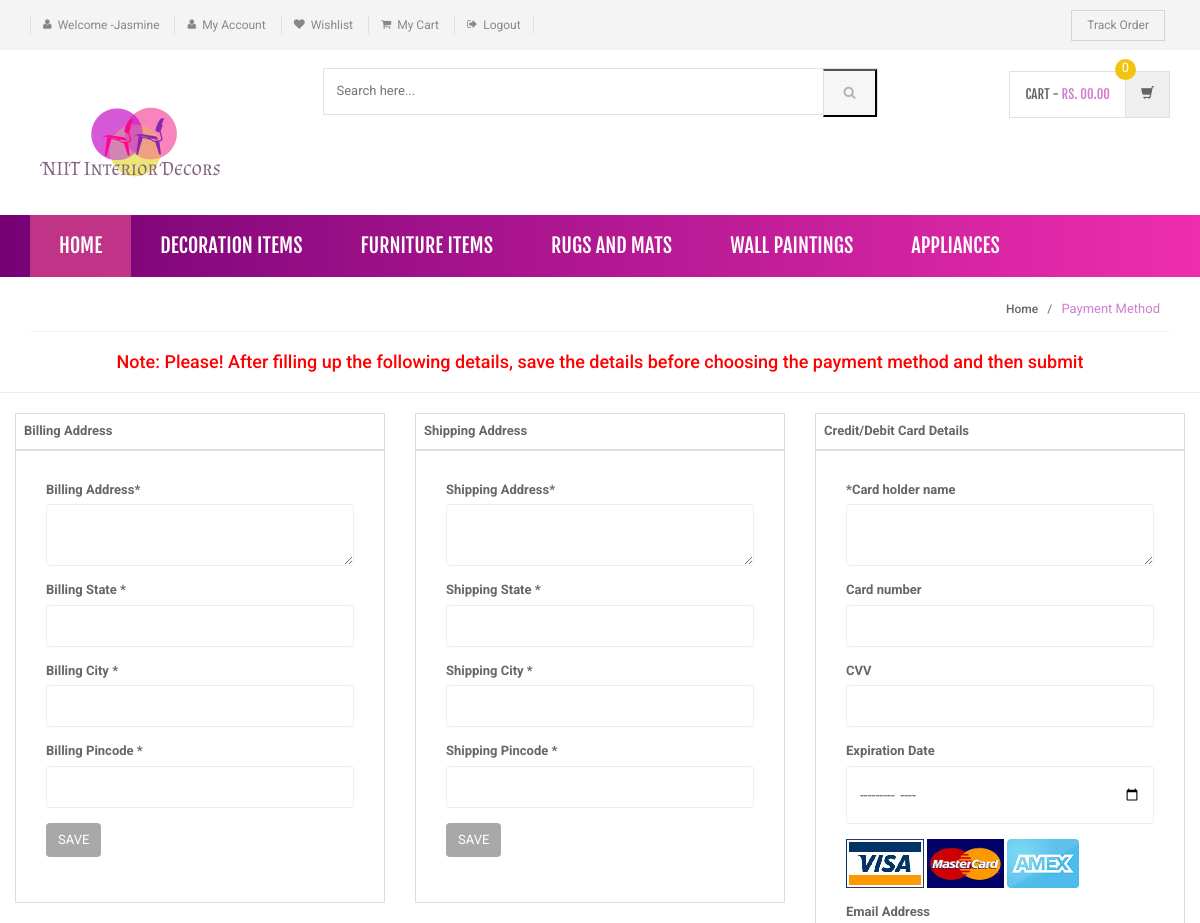
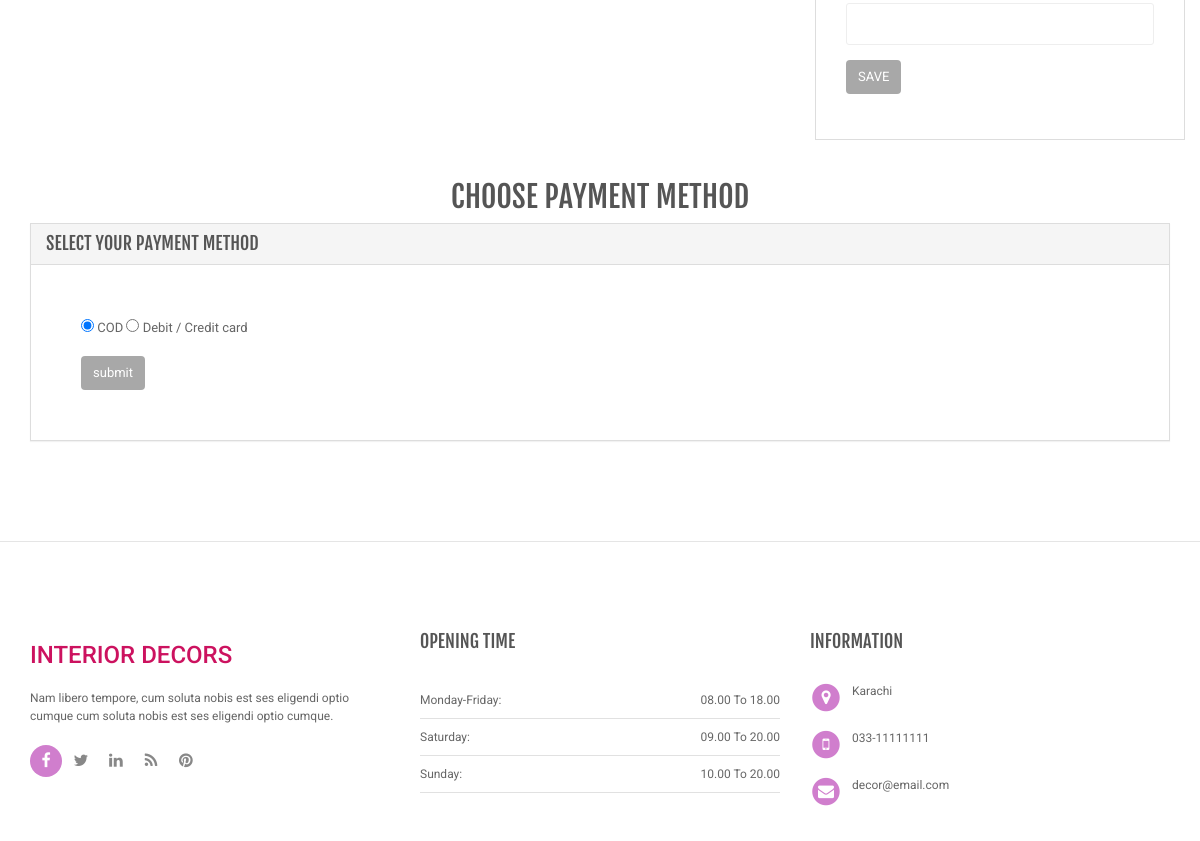
Page /payment-method.php (signed in) on the committed database (2 pictures, top to bottom).
### tables this page shows
CREATE TABLE `category` (
  `id` int(11) NOT NULL,
  `categoryName` varchar(255) DEFAULT NULL,
  `categoryDescription` longtext,
  `creationDate` timestamp NOT NULL DEFAULT CURRENT_TIMESTAMP,
  `updationDate` varchar(255) DEFAULT NULL
);

CREATE TABLE `users` (
  `id` int(11) NOT NULL,
  `name` varchar(255) DEFAULT NULL,
  `email` varchar(255) DEFAULT NULL,
  `contactno` bigint(11) DEFAULT NULL,
  `password` varchar(255) DEFAULT NULL,
  `regDate` date DEFAULT NULL
);

### includes/menu-bar.php (the view, shortened to what this page needs)
<div class="header-nav animate-dropdown main-new" >
    <div class="container">
        <div class="yamm navbar navbar-default" role="navigation" >
            <div class="nav-bg-class" >
                <div class="navbar-collapse collapse" id="mc-horizontal-menu-collapse">
	<div class="nav-outer">
		<ul class="nav navbar-nav" >
			<li class="active dropdown yamm-fw">
				<a href="index.php" data-hover="dropdown" class="dropdown-toggle main-item">Home</a>
			</li>
              <?php $sql=mysqli_query($con,"select id,categoryName from category limit 6;");
while($row=mysqli_fetch_array($sql))
{
    ?>
			<li class="dropdown yamm">
				<a href="category.php?cid=<?php echo $row['id'];?>"> <?php echo $row['categoryName'];?></a>
			</li>
			<?php } ?>
		</ul>
		<div class="clearfix"></div>
	</div>
</div>
            </div>
        </div>
    </div>
</div>

### payment-method.php (shortened to what this page needs)
<?php
include('includes/config.php');
if(strlen($_SESSION['login'])==0)
    {
header('location:login.php');
}
else{
?>
<!DOCTYPE html>
<html lang="en">
	<head>
	    <link rel="stylesheet" href="assets/css/bootstrap.min.css">
	    <link rel="stylesheet" href="assets/css/main.css">
	    <link rel="stylesheet" href="assets/css/green.css">
	    <link rel="stylesheet" href="assets/css/owl.carousel.css">
		<link rel="stylesheet" href="assets/css/owl.transitions.css">
		<link href="assets/css/lightbox.css" rel="stylesheet">
		<link rel="stylesheet" href="assets/css/animate.min.css">
		<link rel="stylesheet" href="assets/css/rateit.css">
		<link rel="stylesheet" href="assets/css/bootstrap-select.min.css">
		<link rel="stylesheet" href="assets/css/config.css">
		<link href="assets/css/green.css" rel="alternate stylesheet" title="Green color">
		<link href="assets/css/blue.css" rel="alternate stylesheet" title="Blue color">
		<link href="assets/css/red.css" rel="alternate stylesheet" title="Red color">
		<link href="assets/css/orange.css" rel="alternate stylesheet" title="Orange color">
		<link href="assets/css/dark-green.css" rel="alternate stylesheet" title="Darkgreen color">
		<link rel="stylesheet" href="assets/css/font-awesome.min.css">
	</head>
    <body class="cnt-home">
<header class="header-style-1">
<?php include('includes/top-header.php');?>
<?php include('includes/main-header.php');?>
<?php include('includes/menu-bar.php');?>
</header>
<div class="breadcrumb">
	<div class="container">
		<div class="breadcrumb-inner">
			<ul class="list-inline list-unstyled">
				<li><a href="index.php">Home</a></li>
				<li class='active'>Payment Method</li>
			</ul>
		</div>
	</div>
</div>
<div>
    <h4 style="color:red" class="text-center">Note: Please! After filling up the following details, save the details before choosing the payment method and then submit </h4>
    <hr>
</div>
<div class="col-md-4 col-sm-12 estimate-ship-tax">
    <table class="table table-bordered">
        <thead>
        <tr>
            <th>
                <span class="estimate-title">Billing Address</span>
            </th>
        </tr>
        </thead>
        <tbody>
        <tr>
            <td>
                <div class="form-group">
                    <?php
                    $query=mysqli_query($con,"select * from users where id='".$_SESSION['id']."'");
                    while($row=mysqli_fetch_array($query))
                    {
                        ?>
                        <?php
                        include('includes/config.php');
                        mysqli_query($con,"insert into billingdetails(userid,billingaddress,bilingstate ,billingcity ,billingpincode) values('".$_SESSION['id']."','$billingaddress','$bilingstate ','$billingcity','$billingpincode')");
                        ?>
                        <form action="" method="post">
                            <div class="form-group">
                                <label class="info-title" for="Billing Address">Billing Address<span>*</span></label>
                                <textarea class="form-control unicase-form-control text-input"  name="billingaddress" required="required"><?php echo $row['billingAddress'];?></textarea>
                            </div>
                            <div class="form-group">
                                <label class="info-title" for="Billing State ">Billing State  <span>*</span></label>
                                <input type="text" class="form-control unicase-form-control text-input" id="bilingstate" name="bilingstate" value="<?php echo $row['billingState'];?>" required>
                            </div>
                            <div class="form-group">
                                <label class="info-title" for="Billing City">Billing City <span>*</span></label>
                                <input type="text" class="form-control unicase-form-control text-input" id="billingcity" name="billingcity" required="required" value="<?php echo $row['billingCity'];?>" >
                            </div>
                            <div class="form-group">
                                <label class="info-title" for="Billing Pincode">Billing Pincode <span>*</span></label>
                                <input type="text" class="form-control unicase-form-control text-input" id="billingpincode" name="billingpincode" required="required" value="<?php echo $row['billingPincode'];?>" >
                            </div>
                            <button type="submit" name="reg" class="btn-upper btn btn-primary checkout-page-button">Save</button>
                        </form>
                        <?php } ?>
                </div>
            </td>
        </tr>
        </tbody>
    </table>
</div>
<div class="col-md-4 col-sm-12 estimate-ship-tax">
    <table class="table table-bordered">
        <thead>
        <tr>
            <th>
                <span class="estimate-title">Shipping Address</span>
            </th>
        </tr>
        </thead>
        <tbody>
        <tr>
            <td>
                <div class="form-group">
                    <?php
                    $query=mysqli_query($con,"select * from users where id='".$_SESSION['id']."'");
                    while($row=mysqli_fetch_array($query))
                    {
                        ?>
                    <?php
                    include('includes/config.php');
                    mysqli_query($con,"insert into shippingdetails(userid,shippingaddress,shippingstate ,shippingcity ,shippingpincode) values('".$_SESSION['id']."','$shippingaddress','$shippingstate ','$shippingcity','$shippingpincode')");
                    ?>
                    <form action="" method="post">
                        <div class="form-group">
                            <label class="info-title" for="Shipping Address">Shipping Address<span>*</span></label>
                            <textarea class="form-control unicase-form-control text-input"  name="shippingaddress" required="required"><?php echo $row['shippingAddress'];?></textarea>
                        </div>
                        <div class="form-group">
                            <label class="info-title" for="Billing State ">Shipping State  <span>*</span></label>
                            <input type="text" class="form-control unicase-form-control text-input" id="shippingstate" name="shippingstate" value="<?php echo $row['shippingState'];?>" required>
                        </div>
                        <div class="form-group">
                            <label class="info-title" for="Billing City">Shipping City <span>*</span></label>
                            <input type="text" class="form-control unicase-form-control text-input" id="shippingcity" name="shippingcity" required="required" value="<?php echo $row['shippingCity'];?>" >
                        </div>
                        <div class="form-group">
                            <label class="info-title" for="Billing Pincode">Shipping Pincode <span>*</span></label>
                            <input type="text" class="form-control unicase-form-control text-input" id="shippingpincode" name="shippingpincode" required="required" value="<?php echo $row['shippingPincode'];?>" >
                        </div>
                        <button type="submit" name="reg" class="btn-upper btn btn-primary checkout-page-button">Save</button>
                    </form>
                    <?php } ?>
                </div>
            </td>
        </tr>
        </tbody>
    </table>
</div>
<div class="col-md-4 col-sm-12 estimate-ship-tax">
    <table class="table table-bordered">
        <thead>
        <tr>
            <th>
                <span class="estimate-title">Credit/Debit Card Details</span>
            </th>
        </tr>
        </thead>
        <tbody>
        <tr>
            <td>
                <div class="form-group">
                    <?php
                    $query=mysqli_query($con,"select * from users where id='".$_SESSION['id']."'");
                    while($row=mysqli_fetch_array($query))
                    {
                        ?>
                        <form action="" method="post">
                            <div class="form-group">
                                <label class="info-title" for="Cardholdername"><span>*</span>Card holder name</label>
                                <textarea class="form-control unicase-form-control text-input"  name="Cardholdername" required ><?php echo $row['Cardholdername'];?></textarea>
                            </div>
                            <div class="form-group">
                                <label class="info-title" for="Cardnumber">Card number </label>
                                <input type="text" class="form-control unicase-form-control text-input" id="Cardnumber" name="Cardnumber" pattern ="[0-9]{4}-[0-9]{4}-[0-9]{4}-[0-9]{4}" required value="<?php echo $row['Cardnumber'];?>">
                            </div>
                            <div class="form-group">
                                <label class="info-title" for="CVV">CVV </label>
                                <input type="text" class="form-control unicase-form-control text-input" id="CVV" name="CVV"  required value="<?php echo $row['CVV'];?>" >
                            </div>
                            <div class="form-group">
                                <label class="info-title" for="ExpirationDate">Expiration Date </label>
                                <input type="month" class="form-control unicase-form-control text-input" id="" name="ExpirationDate"  required value="<?php echo $row['ExpirationDate'];?>" >
                            </div>
                            <div class="form-group" id="credit_cards">
                                <img src="assets/images/visa.jpg" id="visa">
                                <img src="assets/images/mastercard.jpg" id="mastercard">
                                <img src="assets/images/amex.jpg" id="amex">
                            </div>
                            <div class="form-group">
                                <label class="info-title" for="EmailAddress">Email Address</label>
                                <input type="email" class="form-control unicase-form-control text-input" id="EmailAddress" name="EmailAddress" required value="<?php echo $row['EmailAddress'];?>" >
                            </div>
                            <button name="reg" type="submit" class="btn-upper btn btn-primary checkout-page-button">save</button>
                        </form>
                    <?php } ?>
                </div>
            </td>
        </tr>
        </tbody>
    </table>
</div>
<div class="body-content outer-top-bd">
    <div class="container">
        <div class="checkout-box faq-page inner-bottom-sm">
            <div class="row">
                <div class="col-md-12">
                    <h2>Choose Payment Method</h2>
                    <div class="panel-group checkout-steps" id="accordion">
                        <div class="panel panel-default checkout-step-01">
                            <div class="panel-heading">
                                <h4 class="unicase-checkout-title">
                                    <a data-toggle="collapse" class="" data-parent="#accordion" href="#collapseOne">
                                        Select your Payment Method
                                    </a>
                                </h4>
                            </div>
                            <div id="collapseOne" class="panel-collapse collapse in">
                                <div class="panel-body">
                                    <form name="payment" method="post">
                                        <input type="radio" name="paymethod" value="COD" checked="checked"> COD
                                        <input type="radio" name="paymethod" value="Debit / Credit card"> Debit / Credit card <br /><br />
                                        <input type="submit" value="submit" name="submit" class="btn btn-primary">
                                    </form>
                                </div>
                            </div>
                        </div>
                    </div>
                </div>
            </div>
        </div>
    </div>
<?php include('includes/footer.php');?>
</body>
</html>
<?php } ?>

### assets/css/green.css (style rules this page uses)
a { color:#cc125f; }
.header-style-1 .header-nav { background-image: linear-gradient(-90deg,#ee2dae, #750275) !important; }
.cnt-home .header-style-1 .header-nav .navbar .navbar-nav > li.active { background: #d4438cc4; }
.breadcrumb ul li.active { color: #d07ecd; }

### assets/css/lightbox.css (style rules this page uses)
body:after { content: url(../images/close.png) url(../images/loading.gif) url(../images/prev.png) url(../images/next.png); display: none; }

### assets/css/blue.css (style rules this page uses)
a { color: #3498db; }
.header-style-1 .header-nav { background: #3498db; }
.cnt-home .header-style-1 .header-nav .navbar .navbar-nav > li.active { background: #1d6ca1; }
.breadcrumb ul li.active { color: #1d6ca1; }

### assets/css/red.css (style rules this page uses)
a { color: #ff6c6c; }
.header-style-1 .header-nav { background: #ff6c6c; }
.cnt-home .header-style-1 .header-nav .navbar .navbar-nav > li.active { background: #ff1a1a; }
.breadcrumb ul li.active { color: #ff1a1a; }

### assets/css/orange.css (style rules this page uses)
a { color: #f39c12; }
.header-style-1 .header-nav { background: #f39c12; }
.cnt-home .header-style-1 .header-nav .navbar .navbar-nav > li.active { background: #ab6c09; }
.breadcrumb ul li.active { color: #ab6c09; }

### assets/css/dark-green.css (style rules this page uses)
a { color: #12cca7; }
.header-style-1 .header-nav { background: #12cca7; }
.cnt-home .header-style-1 .header-nav .navbar .navbar-nav > li.active { background: #0b816a; }
.breadcrumb ul li.active { color: #0b816a; }

### rows in the picture
category: categoryName "DECORATION ITEMS"
category: categoryName "FURNITURE ITEMS"
category: categoryName "RUGS AND MATS"
category: categoryName "WALL PAINTINGS"
category: categoryName "APPLIANCES"

### other values in the picture
$_SESSION['username'] "Jasmine"
